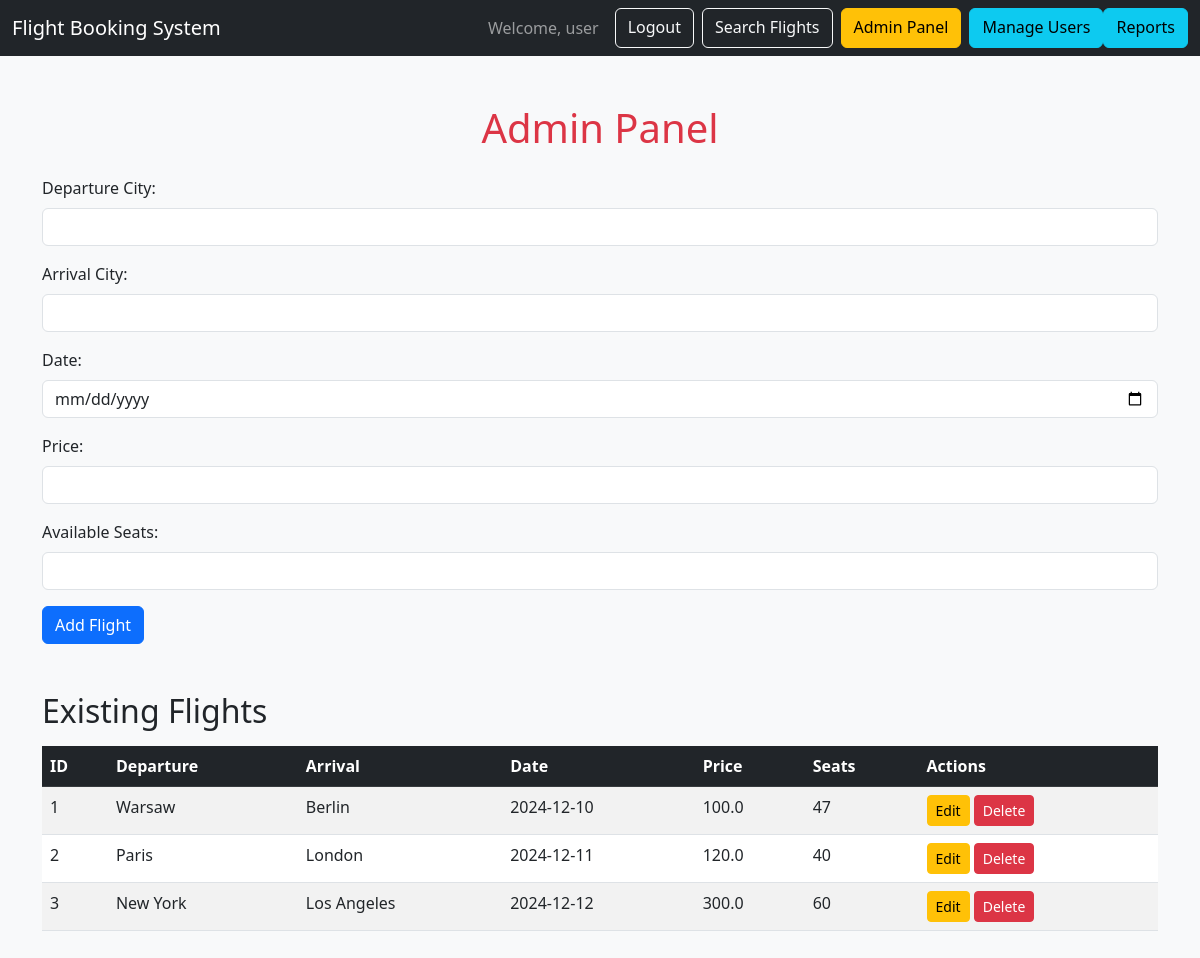
Page /admin (signed in) on the earlier database version.
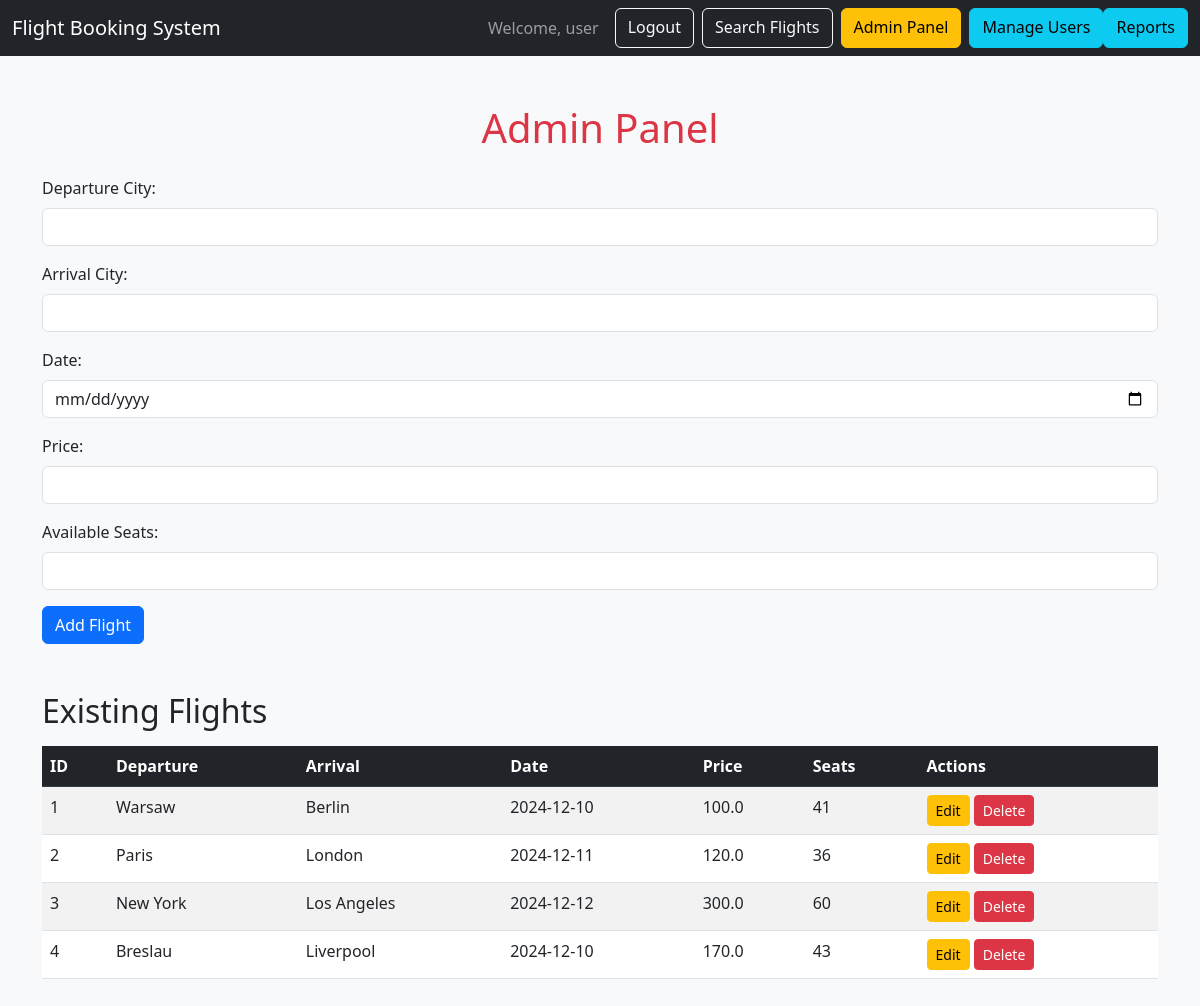
Same page on the later database version.
### app.py (models this page shows)
class User(db.Model, UserMixin):
    id = db.Column(db.Integer, primary_key=True)
    username = db.Column(db.String(150), unique=True, nullable=False)
    email = db.Column(db.String(150), unique=True, nullable=False)
    password = db.Column(db.String(150), nullable=False)
    is_admin = db.Column(db.Boolean, default=False)  # Domyślnie użytkownicy nie są administratorami
    @property
    def is_active(self):
        return True

class Flight(db.Model):
    id = db.Column(db.Integer, primary_key=True)
    departure_city = db.Column(db.String(100), nullable=False)
    arrival_city = db.Column(db.String(100), nullable=False)
    date = db.Column(db.String(100), nullable=False)
    price = db.Column(db.Float, nullable=False)
    available_seats = db.Column(db.Integer, nullable=False)

### app.py (the view, shortened to what this page needs)
@app.route("/admin", methods=["GET", "POST"])
@login_required
def admin():
    if not current_user.is_admin:
        return "Access Denied! Only admins can access this page."
    flights = Flight.query.all()
    return render_template("admin.html", flights=flights)

### app.py (called while the page is built)
@login_manager.user_loader
def load_user(user_id):
    return User.query.get(int(user_id))

### templates/admin.html (shortened to what this page needs)
{% extends "base.html" %}
{% block content %}
<h1 class="text-center text-danger">Admin Panel</h1>
<form method="POST" class="mt-4">
    <div class="mb-3">
        <label for="departure_city" class="form-label">Departure City:</label>
        <input type="text" id="departure_city" name="departure_city" class="form-control">
    </div>
    <div class="mb-3">
        <label for="arrival_city" class="form-label">Arrival City:</label>
        <input type="text" id="arrival_city" name="arrival_city" class="form-control">
    </div>
    <div class="mb-3">
        <label for="date" class="form-label">Date:</label>
        <input type="date" id="date" name="date" class="form-control">
    </div>
    <div class="mb-3">
        <label for="price" class="form-label">Price:</label>
        <input type="number" id="price" name="price" class="form-control" step="0.01">
    </div>
    <div class="mb-3">
        <label for="available_seats" class="form-label">Available Seats:</label>
        <input type="number" id="available_seats" name="available_seats" class="form-control">
    </div>
    <button type="submit" class="btn btn-primary">Add Flight</button>
</form>
<h2 class="mt-5">Existing Flights</h2>
<table class="table table-striped table-hover mt-3">
    <thead class="table-dark">
        <tr>
            <th>ID</th>
            <th>Departure</th>
            <th>Arrival</th>
            <th>Date</th>
            <th>Price</th>
            <th>Seats</th>
            <th>Actions</th>
        </tr>
    </thead>
    <tbody>
        {% for flight in flights %}
        <tr>
            <td>{{ flight.id }}</td>
            <td>{{ flight.departure_city }}</td>
            <td>{{ flight.arrival_city }}</td>
            <td>{{ flight.date }}</td>
            <td>{{ flight.price }}</td>
            <td>{{ flight.available_seats }}</td>
            <td>
                <a href="/edit_flight/{{ flight.id }}" class="btn btn-warning btn-sm">Edit</a>
                <form method="POST" action="/delete_flight/{{ flight.id }}" style="display:inline-block;">
                    <button type="submit" class="btn btn-danger btn-sm">Delete</button>
                </form>
            </td>
        </tr>
        {% endfor %}
    </tbody>
</table>
{% endblock %}

### templates/base.html (shortened to what this page needs)
<!DOCTYPE html>
<html lang="en">
<head>
    <link href="https://cdn.jsdelivr.net/npm/bootstrap@5.3.0/dist/css/bootstrap.min.css" rel="stylesheet">
</head>
<body class="bg-light">
    <nav class="navbar navbar-expand-lg navbar-dark bg-dark">
        <div class="container-fluid">
            <a class="navbar-brand" href="/">Flight Booking System</a>
            <div class="d-flex">
                {% if current_user.is_authenticated %}
                    <span class="navbar-text me-3">Welcome, {{ current_user.username }}</span>
                    <a href="/logout" class="btn btn-outline-light me-2">Logout</a>
                    <a href="/search" class="btn btn-outline-light me-2">Search Flights</a>
                    {% if current_user.is_admin %}
                        <a href="/admin" class="btn btn-warning me-2">Admin Panel</a>
                        <a href="/admin/users" class="btn btn-info">Manage Users</a>
                        <a href="/admin/reports" class="btn btn-info">Reports</a>
                    {% endif %}
                {% else %}
                    <a href="/login" class="btn btn-outline-light me-2">Login</a>
                    <a href="/register" class="btn btn-outline-success">Register</a>
                {% endif %}
            </div>
        </div>
    </nav>
    <div class="container my-5">
        {% block content %}{% endblock %}
    </div>
</body>
</html>

Differences in the rows shown:
changed Flight "Warsaw": available_seats "47" → "41"
changed Flight "Paris": available_seats "40" → "36"
added Flight: id "4", departure_city "Breslau", arrival_city "Liverpool", date "2024-12-10", price "170.0", available_seats "43"
